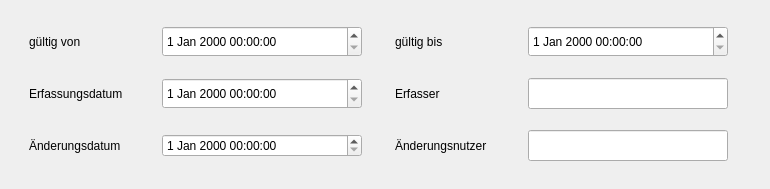
     <widget class="QWidget" name="Metadaten">
      <attribute name="title">
       <string>Metadaten</string>
      </attribute>
      <widget class="QWidget" name="gridLayoutWidget">
       <property name="geometry">
        <rect>
         <x>0</x>
         <y>9</y>
         <width>761</width>
         <height>171</height>
        </rect>
       </property>
       <layout class="QGridLayout" name="gridLayout_3">
        <property name="leftMargin">
         <number>2</number>
        </property>
        <property name="topMargin">
         <number>2</number>
        </property>
        <property name="rightMargin">
         <number>2</number>
        </property>
        <property name="bottomMargin">
         <number>2</number>
        </property>
        <item row="1" column="0">
         <widget class="QLabel" name="label_25">
          <property name="text">
           <string>Erfassungsdatum</string>
          </property>
         </widget>
        </item>
        <item row="2" column="2">
         <widget class="QLabel" name="label_28">
          <property name="text">
           <string>Änderungsnutzer</string>
          </property>
         </widget>
        </item>
        <item row="1" column="1">
         <widget class="QgsDateTimeEdit" name="angelegt_am">
          <property name="minimumSize">
           <size>
            <width>200</width>
            <height>31</height>
           </size>
          </property>
          <property name="maximumSize">
           <size>
            <width>200</width>
            <height>31</height>
           </size>
          </property>
         </widget>
        </item>
        <item row="2" column="0">
         <widget class="QLabel" name="label_27">
          <property name="text">
           <string>Änderungsdatum</string>
          </property>
         </widget>
        </item>
        <item row="2" column="1">
         <widget class="QgsDateTimeEdit" name="geaendert_am"/>
        </item>
        <item row="0" column="3">
         <widget class="QgsDateTimeEdit" name="gueltig_bis">
          <property name="minimumSize">
           <size>
            <width>200</width>
            <height>31</height>
           </size>
          </property>
          <property name="maximumSize">
           <size>
            <width>200</width>
            <height>31</height>
           </size>
          </property>
         </widget>
        </item>
        <item row="1" column="3">
         <widget class="QLineEdit" name="angelegt_von">
          <property name="sizePolicy">
           <sizepolicy hsizetype="Expanding" vsizetype="Fixed">
            <horstretch>200</horstretch>
            <verstretch>0</verstretch>
           </sizepolicy>
          </property>
          <property name="minimumSize">
           <size>
            <width>200</width>
            <height>31</height>
           </size>
          </property>
          <property name="maximumSize">
           <size>
            <width>200</width>
            <height>31</height>
           </size>
          </property>
         </widget>
        </item>
        <item row="2" column="3">
         <widget class="QLineEdit" name="geaendert_von">
          <property name="minimumSize">
           <size>
            <width>200</width>
            <height>31</height>
           </size>
          </property>
          <property name="maximumSize">
           <size>
            <width>200</width>
            <height>31</height>
           </size>
          </property>
         </widget>
        </item>
        <item row="0" column="1">
         <widget class="QgsDateTimeEdit" name="gueltig_von">
          <property name="sizePolicy">
           <sizepolicy hsizetype="Maximum" vsizetype="Maximum">
            <horstretch>0</horstretch>
            <verstretch>0</verstretch>
           </sizepolicy>
          </property>
          <property name="minimumSize">
           <size>
            <width>200</width>
            <height>31</height>
           </size>
          </property>
          <property name="maximumSize">
           <size>
            <width>200</width>
            <height>31</height>
           </size>
          </property>
         </widget>
        </item>
        <item row="0" column="0">
         <widget class="QLabel" name="label_14">
          <property name="sizePolicy">
           <sizepolicy hsizetype="Maximum" vsizetype="Preferred">
            <horstretch>0</horstretch>
            <verstretch>0</verstretch>
           </sizepolicy>
          </property>
          <property name="minimumSize">
           <size>
            <width>100</width>
            <height>31</height>
           </size>
          </property>
          <property name="maximumSize">
           <size>
            <width>100</width>
            <height>31</height>
           </size>
          </property>
          <property name="text">
           <string>gültig von</string>
          </property>
         </widget>
        </item>
        <item row="1" column="2">
         <widget class="QLabel" name="label_26">
          <property name="text">
           <string>Erfasser</string>
          </property>
         </widget>
        </item>
        <item row="0" column="2">
         <widget class="QLabel" name="label_24">
          <property name="minimumSize">
           <size>
            <width>100</width>
            <height>31</height>
           </size>
          </property>
          <property name="maximumSize">
           <size>
            <width>100</width>
            <height>31</height>
           </size>
          </property>
          <property name="text">
           <string>gültig bis</string>
          </property>
         </widget>
        </item>
       </layout>
      </widget>
     </widget>
